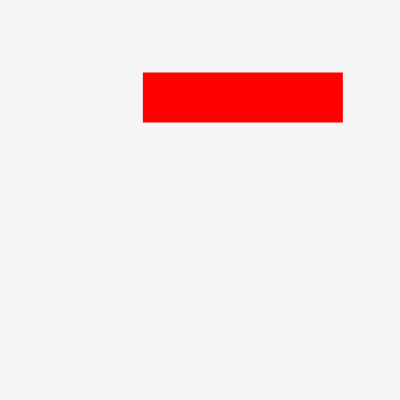
Frame 1 (no input)
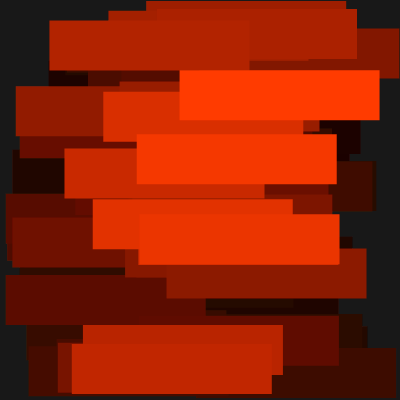
Frame 60 (no input)
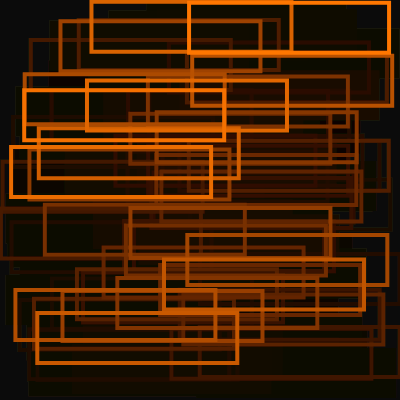
Frame 120 (the mouse pressed at the canvas centre since frame 60)

The p5.js sketch that drew these frames (run headless with seeded random() and noise() and a simulated clock; from frame 60 on, the mouse is pressed at the canvas centre):

// p5.js sketch
// ── sketch.js
//INSTRUCTIONS
//keys: a=rect s=rounded rect d=ellipse f=circle g=square
//mouse: click swaps between fill and outline, 
//position changes shape orientation

let r = 255;
let g = 0;
let b = 0;
let i = 0;
let outline = 0;
let shape = 1;

function setup() {
  createCanvas(400, 400);
}

function draw() {
  background(0, 10);
  rectMode(CENTER);
  
  //check whether fill or outline
  if (outline == 1){
    strokeWeight(4);
    stroke(r, g, b);
    noFill();
  }else{
    strokeWeight(0);
    fill(r, g, b);
  }
  
  //shape defined by keys asdfg, orientation by mouse position if applicable
  switch (shape){
    case 1:
      if (mouseX>mouseY){
        rect(random(25, 375), random(100, 300), 50, 200);
      }else{
        rect(random(100, 300), random(25, 375), 200, 50);
      }
      break;
    case 2:
      if (mouseX>mouseY){
        rect(random(25, 375), random(100, 300), 50, 200, 25);
      }else{
        rect(random(100, 300), random(25, 375), 200, 50, 25);
      }
      break;
    case 3:
      if (mouseX>mouseY){
        ellipse(random(25, 375), random(100, 300), 50, 200);
      }else{
        ellipse(random(100, 300), random(25, 375), 200, 50);
      }
      break;
    case 4: 
      ellipse(random(25, 375), random(25, 375), 50);  
      break;
    case 5: 
      rect(random(25, 375), random(25, 375), 50);  
      break;
    default:
      shape = 1;
  }
  
  
  //RGB function
  switch(true){
    case i>=0 && i<255:
      g+=1;
      i+=1;
      break;
    case i>=255 && i<510:
      r-=1;
      i+=1;
      break;
    case i>=510 && i<765:
      b+=1;
      i+=1;
      break;
    case i>=765 && i<1020:
      g-=1;
      i+=1;
      break;
    case i>=1020 && i<1275:
      r+=1;
      i+=1;
      break;
    case i>=1275 && i<1530:
      b-=1;
      i+=1;
      break;
    default:
      i = 0;
  }
  
  //console.log(r, g, b, i);
}

//click to switch between outline and fill
function mousePressed(){
  if(outline==0){
    outline = 1;
  }else{
    outline = 0;
  }
}

//change the shape with asdfg keys
function keyPressed(){
  switch(key){
    case 'a':
      shape = 1;
      break;
    case 's':
      shape = 2;
      break;
    case 'd':
      shape = 3;
      break;
    case 'f':
      shape = 4;
      break;
    case 'g':
      shape = 5;
      break;
    default:
      break;
  }
}
